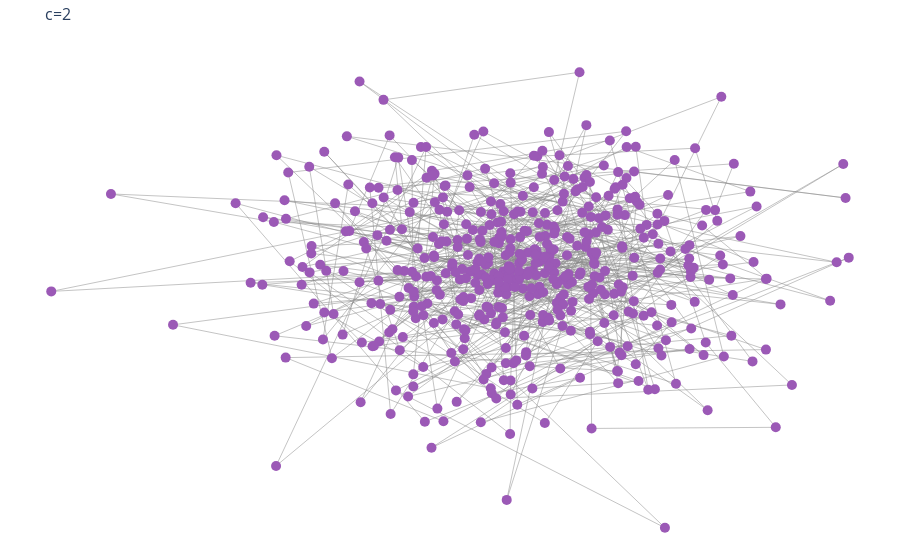
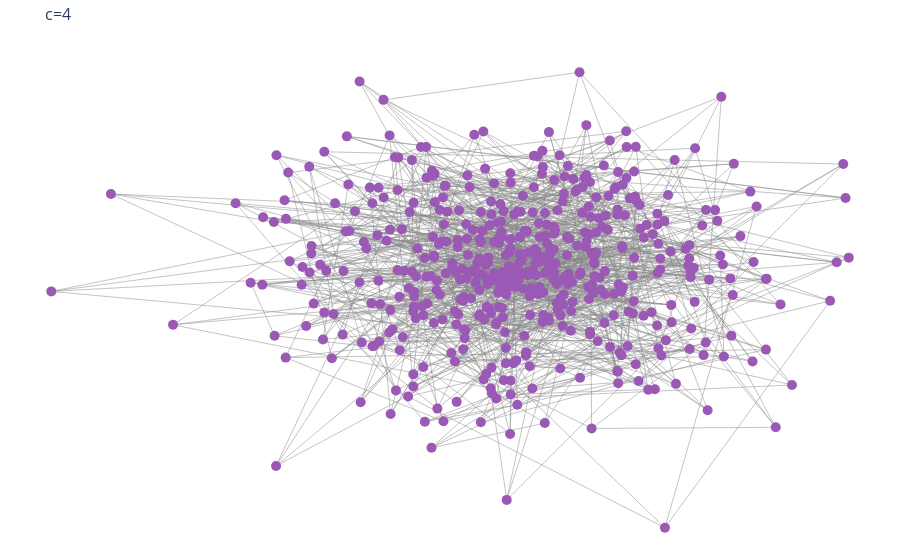
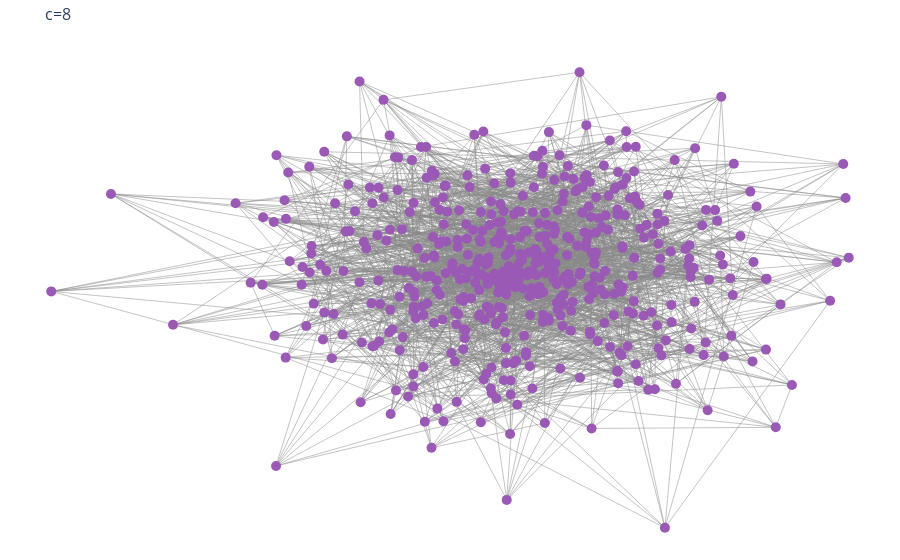
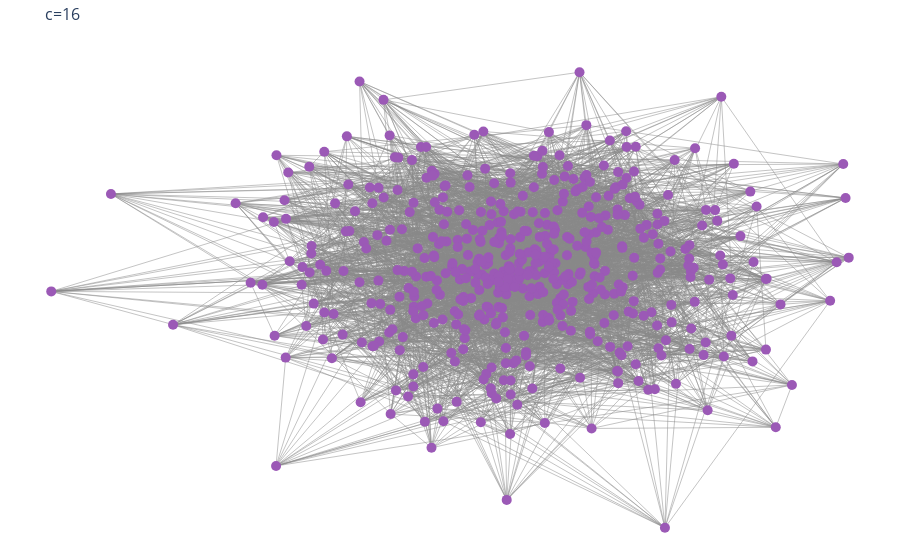

Write notebook code for charts like these, in order.
### Markdown cell above
## Evolution

### Code cell
n = 500
pos = nx.spring_layout(G)

for c in [2, 4, 8, 16]:
    G = nx.random_graphs.watts_strogatz_graph(n, c, 0.01)

    subG = G.subgraph(max(nx.connected_components(G),key=len))
    
    print("==========================")
    # Average degree
    ave_deg = len(G.edges())*2/n
    print("Average degree:", ave_deg)

    Clus = nx.average_clustering(subG)
    print("Clustering:", Clus)

    # Average distance
    ave_len = nx.average_shortest_path_length(subG)
    print("Average distance:", ave_len)

    # Diameter
    Diameter = nx.diameter(subG)
    print("Diameter:", Diameter)

    # Size
    size = len(subG.nodes())
    print("Size:", size)

    edge_x = []
    edge_y = []

    for edge in G.edges():
        x0, y0 = pos[edge[0]]
        x1, y1 = pos[edge[1]]
        edge_x.append(x0)
        edge_x.append(x1)
        edge_x.append(None)
        edge_y.append(y0)
        edge_y.append(y1)
        edge_y.append(None)

    edge_trace = go.Scatter(
        x=edge_x, y=edge_y,
        line=dict(width=0.5, color='#888'),
        hoverinfo='none',
        mode='lines')
    
    node_x = []
    node_y = []
    for node in G.nodes():
        x, y = pos[node]
        node_x.append(x)
        node_y.append(y)

     # 创建节点的可视化
    node_trace = go.Scatter(
        x=node_x,
        y=node_y,
        mode='markers',
        hoverinfo='text',
        marker=dict(
            size=10,
            color="#9B59B6"  # 设置节点的颜色
        )
    )

    # 添加节点的悬浮信息
    node_text = [f'Node {node}' for node in G.nodes()]
    node_trace.text = node_text

    # 绘制图形
    fig = go.Figure(data=[edge_trace, node_trace],
                    layout=go.Layout(
                        title=f'c={c}',
                        titlefont_size=16,
                        showlegend=False,
                        hovermode='closest',
                        margin=dict(b=0, l=0, r=0, t=40),
                        xaxis=dict(showgrid=False, zeroline=False),
                        yaxis=dict(showgrid=False, zeroline=False))
                    )
    
    fig.update_layout(
        plot_bgcolor='white',      # 去除绘图区背景
        paper_bgcolor='white',     # 去除整体背景
        xaxis=dict(visible=False), # 隐藏X轴
        yaxis=dict(visible=False)  # 隐藏Y轴
    )

    fig.write_image(f"./figure/c={c}.pdf", format="pdf")
    fig.show()

### Figure 1 — Plotly figure (JSON) as saved in the notebook; plotly's stock layout.template omitted (floating-point values rounded to 4 significant figures; data arrays with more than 128 entries replaced by an {"elided": "..."} marker saying what was removed)
{"data": [{"hoverinfo": "none", "line": {"color": "#888", "width": 0.5}, "mode": "lines", "type": "scatter", "x": {"elided": "1500 float values"}, "y": {"elided": "1500 float values"}}, {"hoverinfo": "text", "marker": {"color": "#9B59B6", "size": 10}, "mode": "markers", "text": {"elided": "500 str values"}, "type": "scatter", "x": {"elided": "500 float values"}, "y": {"elided": "500 float values"}}], "layout": {"hovermode": "closest", "margin": {"b": 0, "l": 0, "r": 0, "t": 40}, "paper_bgcolor": "white", "plot_bgcolor": "white", "showlegend": false, "title": {"font": {"size": 16}, "text": "c=2"}, "xaxis": {"showgrid": false, "visible": false, "zeroline": false}, "yaxis": {"showgrid": false, "visible": false, "zeroline": false}}}

### Figure 2 — Plotly figure (JSON) as saved in the notebook; plotly's stock layout.template omitted (floating-point values rounded to 4 significant figures; data arrays with more than 128 entries replaced by an {"elided": "..."} marker saying what was removed)
{"data": [{"hoverinfo": "none", "line": {"color": "#888", "width": 0.5}, "mode": "lines", "type": "scatter", "x": {"elided": "3000 float values"}, "y": {"elided": "3000 float values"}}, {"hoverinfo": "text", "marker": {"color": "#9B59B6", "size": 10}, "mode": "markers", "text": {"elided": "500 str values"}, "type": "scatter", "x": {"elided": "500 float values"}, "y": {"elided": "500 float values"}}], "layout": {"hovermode": "closest", "margin": {"b": 0, "l": 0, "r": 0, "t": 40}, "paper_bgcolor": "white", "plot_bgcolor": "white", "showlegend": false, "title": {"font": {"size": 16}, "text": "c=4"}, "xaxis": {"showgrid": false, "visible": false, "zeroline": false}, "yaxis": {"showgrid": false, "visible": false, "zeroline": false}}}

### Figure 3 — Plotly figure (JSON) as saved in the notebook; plotly's stock layout.template omitted (floating-point values rounded to 4 significant figures; data arrays with more than 128 entries replaced by an {"elided": "..."} marker saying what was removed)
{"data": [{"hoverinfo": "none", "line": {"color": "#888", "width": 0.5}, "mode": "lines", "type": "scatter", "x": {"elided": "6000 float values"}, "y": {"elided": "6000 float values"}}, {"hoverinfo": "text", "marker": {"color": "#9B59B6", "size": 10}, "mode": "markers", "text": {"elided": "500 str values"}, "type": "scatter", "x": {"elided": "500 float values"}, "y": {"elided": "500 float values"}}], "layout": {"hovermode": "closest", "margin": {"b": 0, "l": 0, "r": 0, "t": 40}, "paper_bgcolor": "white", "plot_bgcolor": "white", "showlegend": false, "title": {"font": {"size": 16}, "text": "c=8"}, "xaxis": {"showgrid": false, "visible": false, "zeroline": false}, "yaxis": {"showgrid": false, "visible": false, "zeroline": false}}}

### Figure 4 — Plotly figure (JSON) as saved in the notebook; plotly's stock layout.template omitted (floating-point values rounded to 4 significant figures; data arrays with more than 128 entries replaced by an {"elided": "..."} marker saying what was removed)
{"data": [{"hoverinfo": "none", "line": {"color": "#888", "width": 0.5}, "mode": "lines", "type": "scatter", "x": {"elided": "12000 float values"}, "y": {"elided": "12000 float values"}}, {"hoverinfo": "text", "marker": {"color": "#9B59B6", "size": 10}, "mode": "markers", "text": {"elided": "500 str values"}, "type": "scatter", "x": {"elided": "500 float values"}, "y": {"elided": "500 float values"}}], "layout": {"hovermode": "closest", "margin": {"b": 0, "l": 0, "r": 0, "t": 40}, "paper_bgcolor": "white", "plot_bgcolor": "white", "showlegend": false, "title": {"font": {"size": 16}, "text": "c=16"}, "xaxis": {"showgrid": false, "visible": false, "zeroline": false}, "yaxis": {"showgrid": false, "visible": false, "zeroline": false}}}
